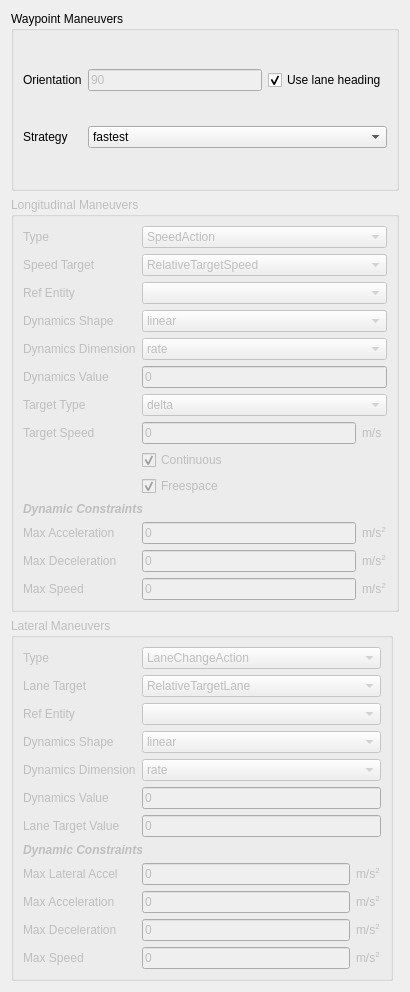
          <widget class="QWidget" name="scrollAreaWidgetContents">
           <property name="geometry">
            <rect>
             <x>0</x>
             <y>-356</y>
             <width>410</width>
             <height>992</height>
            </rect>
           </property>
           <layout class="QGridLayout" name="gridLayout_10">
            <item row="3" column="0" colspan="2">
             <widget class="QGroupBox" name="waypoint_group">
              <property name="title">
               <string>Waypoint Maneuvers</string>
              </property>
              <layout class="QGridLayout" name="gridLayout_3">
               <item row="0" column="1">
                <widget class="QLineEdit" name="waypoint_orientation">
                 <property name="enabled">
                  <bool>false</bool>
                 </property>
                 <property name="text">
                  <string>90</string>
                 </property>
                </widget>
               </item>
               <item row="0" column="0">
                <widget class="QLabel" name="waypoint_orientation_label">
                 <property name="text">
                  <string>Orientation</string>
                 </property>
                </widget>
               </item>
               <item row="0" column="2">
                <widget class="QCheckBox" name="waypoint_orientation_use_lane">
                 <property name="text">
                  <string>Use lane heading</string>
                 </property>
                 <property name="checked">
                  <bool>true</bool>
                 </property>
                </widget>
               </item>
               <item row="1" column="0">
                <widget class="QLabel" name="waypoint_strategy_label">
                 <property name="text">
                  <string>Strategy</string>
                 </property>
                </widget>
               </item>
               <item row="1" column="1" colspan="2">
                <widget class="QComboBox" name="waypoint_strategy">
                 <property name="enabled">
                  <bool>true</bool>
                 </property>
                 <property name="editable">
                  <bool>false</bool>
                 </property>
                 <item>
                  <property name="text">
                   <string>fastest</string>
                  </property>
                 </item>
                 <item>
                  <property name="text">
                   <string>shortest</string>
                  </property>
                 </item>
                 <item>
                  <property name="text">
                   <string>leastIntersections</string>
                  </property>
                 </item>
                 <item>
                  <property name="text">
                   <string>random</string>
                  </property>
                 </item>
                </widget>
               </item>
              </layout>
             </widget>
            </item>
            <item row="6" column="0">
             <widget class="QGroupBox" name="lateral_group">
              <property name="enabled">
               <bool>false</bool>
              </property>
              <property name="title">
               <string>Lateral Maneuvers</string>
              </property>
              <layout class="QGridLayout" name="gridLayout_14">
               <item row="7" column="1" colspan="2">
                <widget class="QLineEdit" name="lateral_lane_target_value">
                 <property name="text">
                  <string>0</string>
                 </property>
                </widget>
               </item>
               <item row="14" column="1">
                <widget class="QLineEdit" name="lateral_max_accel">
                 <property name="enabled">
                  <bool>false</bool>
                 </property>
                 <property name="text">
                  <string>0</string>
                 </property>
                </widget>
               </item>
               <item row="5" column="0">
                <widget class="QLabel" name="lateral_dynamics_dim_label">
                 <property name="text">
                  <string>Dynamics Dimension</string>
                 </property>
                </widget>
               </item>
               <item row="2" column="0">
                <widget class="QLabel" name="lateral_ref_entity_label">
                 <property name="text">
                  <string>Ref Entity</string>
                 </property>
                </widget>
               </item>
               <item row="15" column="1">
                <widget class="QLineEdit" name="lateral_max_decel">
                 <property name="enabled">
                  <bool>false</bool>
                 </property>
                 <property name="text">
                  <string>0</string>
                 </property>
                </widget>
               </item>
               <item row="16" column="1">
                <widget class="QLineEdit" name="lateral_max_speed">
                 <property name="enabled">
                  <bool>false</bool>
                 </property>
                 <property name="text">
                  <string>0</string>
                 </property>
                </widget>
               </item>
               <item row="15" column="2">
                <widget class="QLabel" name="lateral_max_decel_unit_label">
                 <property name="text">
                  <string>m/s&lt;sup&gt;2&lt;/sup&gt;</string>
                 </property>
                </widget>
               </item>
               <item row="11" column="2">
                <widget class="QLabel" name="lateral_max_lat_accel_unit_label">
                 <property name="text">
                  <string>m/s&lt;sup&gt;2&lt;/sup&gt;</string>
                 </property>
                </widget>
               </item>
               <item row="14" column="0">
                <widget class="QLabel" name="lateral_max_accel_label">
                 <property name="text">
                  <string>Max Acceleration</string>
                 </property>
                </widget>
               </item>
               <item row="0" column="0">
                <widget class="QLabel" name="lateral_type_label">
                 <property name="text">
                  <string>Type</string>
                 </property>
                </widget>
               </item>
               <item row="4" column="0">
                <widget class="QLabel" name="entity_dynamics_shape_label">
                 <property name="text">
                  <string>Dynamics Shape</string>
                 </property>
                </widget>
               </item>
               <item row="5" column="1" colspan="2">
                <widget class="QComboBox" name="lateral_dynamics_dim">
                 <item>
                  <property name="text">
                   <string>rate</string>
                  </property>
                 </item>
                 <item>
                  <property name="text">
                   <string>time</string>
                  </property>
                 </item>
                 <item>
                  <property name="text">
                   <string>distance</string>
                  </property>
                 </item>
                </widget>
               </item>
               <item row="16" column="2">
                <widget class="QLabel" name="lateral_max_speed_unit_label">
                 <property name="text">
                  <string>m/s&lt;sup&gt;2&lt;/sup&gt;</string>
                 </property>
                </widget>
               </item>
               <item row="2" column="1" colspan="2">
                <widget class="QComboBox" name="lateral_ref_entity">
                 <property name="editable">
                  <bool>false</bool>
                 </property>
                </widget>
               </item>
               <item row="0" column="1" colspan="2">
                <widget class="QComboBox" name="lateral_type">
                 <item>
                  <property name="text">
                   <string>LaneChangeAction</string>
                  </property>
                 </item>
                 <item>
                  <property name="text">
                   <string>LaneOffsetAction</string>
                  </property>
                 </item>
                 <item>
                  <property name="text">
                   <string>LateralDistanceAction</string>
                  </property>
                 </item>
                </widget>
               </item>
               <item row="11" column="1">
                <widget class="QLineEdit" name="lateral_max_lat_accel">
                 <property name="enabled">
                  <bool>false</bool>
                 </property>
                 <property name="text">
                  <string>0</string>
                 </property>
                </widget>
               </item>
               <item row="6" column="0">
                <widget class="QLabel" name="lateral_dynamics_value_label">
                 <property name="text">
                  <string>Dynamics Value</string>
                 </property>
                </widget>
               </item>
               <item row="16" column="0">
                <widget class="QLabel" name="lateral_max_speed_label">
                 <property name="text">
                  <string>Max Speed</string>
                 </property>
                </widget>
               </item>
               <item row="4" column="1" colspan="2">
                <widget class="QComboBox" name="lateral_dynamics_shape">
                 <item>
                  <property name="text">
                   <string>linear</string>
                  </property>
                 </item>
                 <item>
                  <property name="text">
                   <string>cubic</string>
                  </property>
                 </item>
                 <item>
                  <property name="text">
                   <string>sinusoidal</string>
                  </property>
                 </item>
                 <item>
                  <property name="text">
                   <string>step</string>
                  </property>
                 </item>
                </widget>
               </item>
               <item row="7" column="0">
                <widget class="QLabel" name="lateral_lane_target_value_label">
                 <property name="text">
                  <string>Lane Target Value</string>
                 </property>
                </widget>
               </item>
               <item row="11" column="0">
                <widget class="QLabel" name="lateral_max_lat_accel_label">
                 <property name="text">
                  <string>Max Lateral Accel</string>
                 </property>
                </widget>
               </item>
               <item row="14" column="2">
                <widget class="QLabel" name="lateral_max_accel_unit_label">
                 <property name="text">
                  <string>m/s&lt;sup&gt;2&lt;/sup&gt;</string>
                 </property>
                </widget>
               </item>
               <item row="15" column="0">
                <widget class="QLabel" name="lateral_max_decel_label">
                 <property name="text">
                  <string>Max Deceleration</string>
                 </property>
                </widget>
               </item>
               <item row="6" column="1" colspan="2">
                <widget class="QLineEdit" name="lateral_dynamics_value">
                 <property name="text">
                  <string>0</string>
                 </property>
                </widget>
               </item>
               <item row="1" column="1" colspan="2">
                <widget class="QComboBox" name="lateral_lane_target">
                 <item>
                  <property name="text">
                   <string>RelativeTargetLane</string>
                  </property>
                 </item>
                 <item>
                  <property name="text">
                   <string>AbsoluteTargetLane</string>
                  </property>
                 </item>
                </widget>
               </item>
               <item row="1" column="0">
                <widget class="QLabel" name="lateral_lane_target_label">
                 <property name="text">
                  <string>Lane Target</string>
                 </property>
                </widget>
               </item>
               <item row="10" column="0" colspan="3">
                <widget class="QLabel" name="lateral_dynamic_contraints_label">
                 <property name="font">
                  <font>
                   <weight>75</weight>
                   <italic>true</italic>
                   <bold>true</bold>
                  </font>
                 </property>
                 <property name="text">
                  <string>Dynamic Constraints</string>
                 </property>
                </widget>
               </item>
              </layout>
             </widget>
            </item>
            <item row="5" column="0" colspan="2">
             <widget class="QGroupBox" name="longitudinal_group">
              <property name="enabled">
               <bool>false</bool>
              </property>
              <property name="title">
               <string>Longitudinal Maneuvers</string>
              </property>
              <property name="checkable">
               <bool>false</bool>
              </property>
              <layout class="QGridLayout" name="gridLayout_2">
               <item row="2" column="0">
                <widget class="QLabel" name="long_ref_entity_label">
                 <property name="text">
                  <string>Ref Entity</string>
                 </property>
                </widget>
               </item>
               <item row="9" column="0">
                <widget class="QLabel" name="long_target_speed_value_label">
                 <property name="text">
                  <string>Target Speed</string>
                 </property>
                </widget>
               </item>
               <item row="14" column="2">
                <widget class="QLabel" name="long_max_accel_unit_label">
                 <property name="text">
                  <string>m/s&lt;sup&gt;2&lt;/sup&gt;</string>
                 </property>
                </widget>
               </item>
               <item row="15" column="2">
                <widget class="QLabel" name="long_max_decel_unit_label">
                 <property name="text">
                  <string>m/s&lt;sup&gt;2&lt;/sup&gt;</string>
                 </property>
                </widget>
               </item>
               <item row="9" column="1">
                <widget class="QLineEdit" name="long_target_speed_value">
                 <property name="text">
                  <string>0</string>
                 </property>
                </widget>
               </item>
               <item row="6" column="1" colspan="2">
                <widget class="QComboBox" name="long_dynamics_dim">
                 <item>
                  <property name="text">
                   <string>rate</string>
                  </property>
                 </item>
                 <item>
                  <property name="text">
                   <string>time</string>
                  </property>
                 </item>
                 <item>
                  <property name="text">
                   <string>distance</string>
                  </property>
                 </item>
                </widget>
               </item>
               <item row="2" column="1" colspan="2">
                <widget class="QComboBox" name="long_ref_entity">
                 <property name="editable">
                  <bool>false</bool>
                 </property>
                </widget>
               </item>
               <item row="6" column="0">
                <widget class="QLabel" name="long_dynamics_dim_label">
                 <property name="text">
                  <string>Dynamics Dimension</string>
                 </property>
                </widget>
               </item>
               <item row="3" column="0">
                <widget class="QLabel" name="long_dynamics_shape_label">
                 <property name="text">
                  <string>Dynamics Shape</string>
                 </property>
                </widget>
               </item>
               <item row="0" column="0">
                <widget class="QLabel" name="long_type_label">
                 <property name="text">
                  <string>Type</string>
                 </property>
                </widget>
               </item>
               <item row="22" column="1">
                <widget class="QLineEdit" name="long_max_speed">
                 <property name="enabled">
                  <bool>false</bool>
                 </property>
                 <property name="text">
                  <string>0</string>
                 </property>
                </widget>
               </item>
               <item row="12" column="0" colspan="3">
                <widget class="QLabel" name="long_dynamic_contraints_label">
                 <property name="font">
                  <font>
                   <weight>75</weight>
                   <italic>true</italic>
                   <bold>true</bold>
                  </font>
                 </property>
                 <property name="text">
                  <string>Dynamic Constraints</string>
                 </property>
                </widget>
               </item>
               <item row="0" column="1" colspan="2">
                <widget class="QComboBox" name="long_type">
                 <property name="editable">
                  <bool>false</bool>
                 </property>
                 <item>
                  <property name="text">
                   <string>SpeedAction</string>
                  </property>
                 </item>
                 <item>
                  <property name="text">
                   <string>LongitudinalDistanceAction</string>
                  </property>
                 </item>
                </widget>
               </item>
               <item row="8" column="0">
                <widget class="QLabel" name="long_target_type_label">
                 <property name="text">
                  <string>Target Type</string>
                 </property>
                </widget>
               </item>
               <item row="22" column="0">
                <widget class="QLabel" name="long_max_speed_label">
                 <property name="text">
                  <string>Max Speed</string>
                 </property>
                </widget>
               </item>
               <item row="9" column="2">
                <widget class="QLabel" name="long_target_speed_value_unit_label">
                 <property name="text">
                  <string>&lt;html&gt;&lt;head/&gt;&lt;body&gt;&lt;p&gt;m/s&lt;/p&gt;&lt;/body&gt;&lt;/html&gt;</string>
                 </property>
                </widget>
               </item>
               <item row="15" column="0">
                <widget class="QLabel" name="long_max_decel_label">
                 <property name="text">
                  <string>Max Deceleration</string>
                 </property>
                </widget>
               </item>
               <item row="7" column="0">
                <widget class="QLabel" name="long_dynamics_value_label">
                 <property name="text">
                  <string>Dynamics Value</string>
                 </property>
                </widget>
               </item>
               <item row="8" column="1" colspan="2">
                <widget class="QComboBox" name="long_target_type">
                 <item>
                  <property name="text">
                   <string>delta</string>
                  </property>
                 </item>
                 <item>
                  <property name="text">
                   <string>factor</string>
                  </property>
                 </item>
                </widget>
               </item>
               <item row="1" column="1" colspan="2">
                <widget class="QComboBox" name="long_speed_target">
                 <property name="editable">
                  <bool>false</bool>
                 </property>
                 <item>
                  <property name="text">
                   <string>RelativeTargetSpeed</string>
                  </property>
                 </item>
                 <item>
                  <property name="text">
                   <string>AbsoluteTargetSpeed</string>
                  </property>
                 </item>
                </widget>
               </item>
               <item row="7" column="1" colspan="2">
                <widget class="QLineEdit" name="long_dynamics_value">
                 <property name="text">
                  <string>0</string>
                 </property>
                </widget>
               </item>
               <item row="10" column="1" colspan="2">
                <widget class="QCheckBox" name="long_continuous">
                 <property name="text">
                  <string>Continuous</string>
                 </property>
                 <property name="checked">
                  <bool>true</bool>
                 </property>
                </widget>
               </item>
               <item row="14" column="0">
                <widget class="QLabel" name="long_max_accel_label">
                 <property name="text">
                  <string>Max Acceleration</string>
                 </property>
                </widget>
               </item>
               <item row="3" column="1" colspan="2">
                <widget class="QComboBox" name="long_dynamics_shape">
                 <item>
                  <property name="text">
                   <string>linear</string>
                  </property>
                 </item>
                 <item>
                  <property name="text">
                   <string>cubic</string>
                  </property>
                 </item>
                 <item>
                  <property name="text">
                   <string>sinusoidal</string>
                  </property>
                 </item>
                 <item>
                  <property name="text">
                   <string>step</string>
                  </property>
                 </item>
                </widget>
               </item>
               <item row="15" column="1">
                <widget class="QLineEdit" name="long_max_decel">
                 <property name="enabled">
                  <bool>false</bool>
                 </property>
                 <property name="text">
                  <string>0</string>
                 </property>
                </widget>
               </item>
               <item row="22" column="2">
                <widget class="QLabel" name="long_max_speed_unit_label">
                 <property name="text">
                  <string>m/s&lt;sup&gt;2&lt;/sup&gt;</string>
                 </property>
                </widget>
               </item>
               <item row="14" column="1">
                <widget class="QLineEdit" name="long_max_accel">
                 <property name="enabled">
                  <bool>false</bool>
                 </property>
                 <property name="text">
                  <string>0</string>
                 </property>
                </widget>
               </item>
               <item row="1" column="0">
                <widget class="QLabel" name="long_speed_target_label">
                 <property name="text">
                  <string>Speed Target</string>
                 </property>
                </widget>
               </item>
               <item row="11" column="1" colspan="2">
                <widget class="QCheckBox" name="long_freespace">
                 <property name="text">
                  <string>Freespace</string>
                 </property>
                 <property name="checked">
                  <bool>true</bool>
                 </property>
                </widget>
               </item>
              </layout>
             </widget>
            </item>
           </layout>
          </widget>
